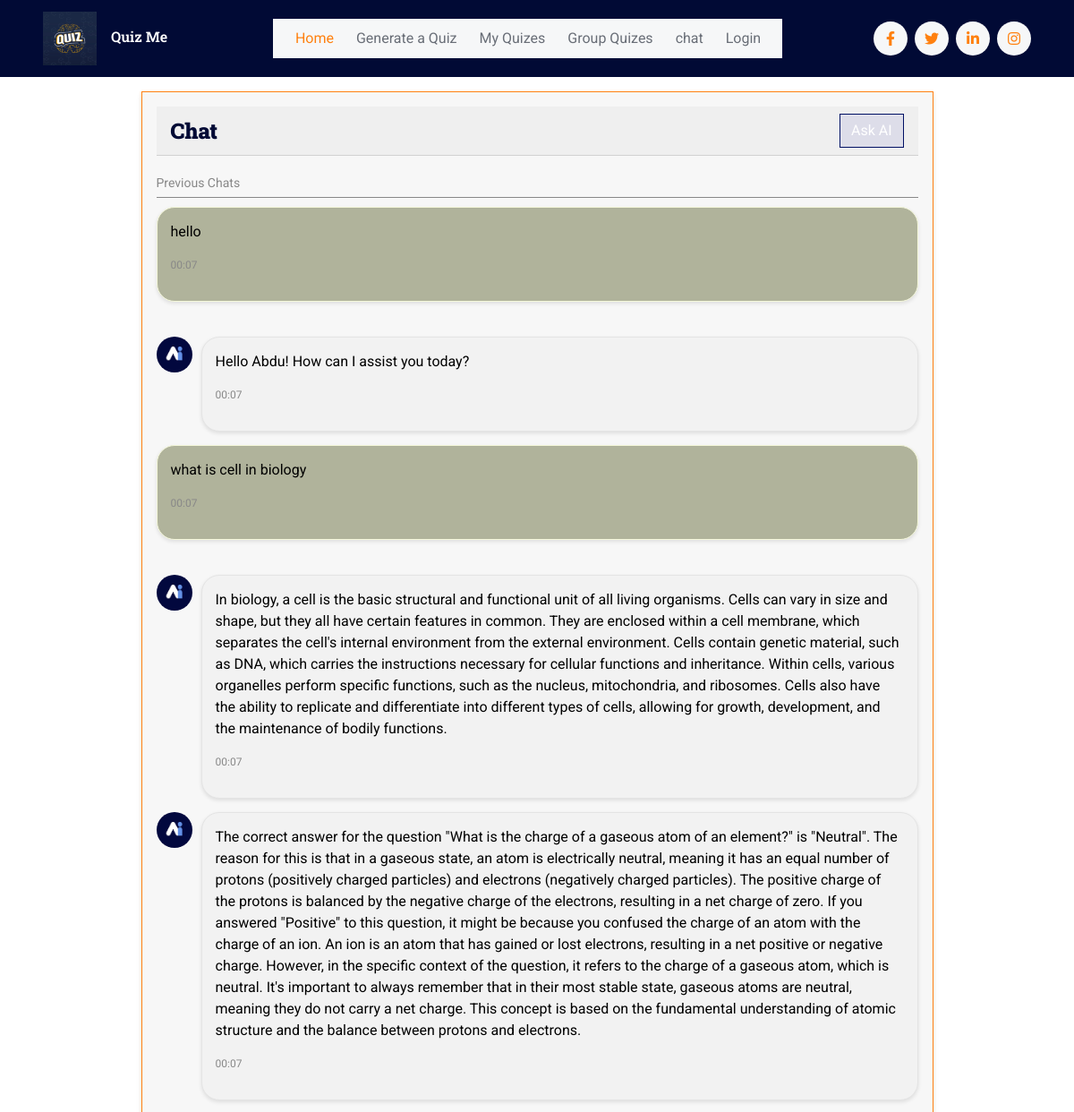
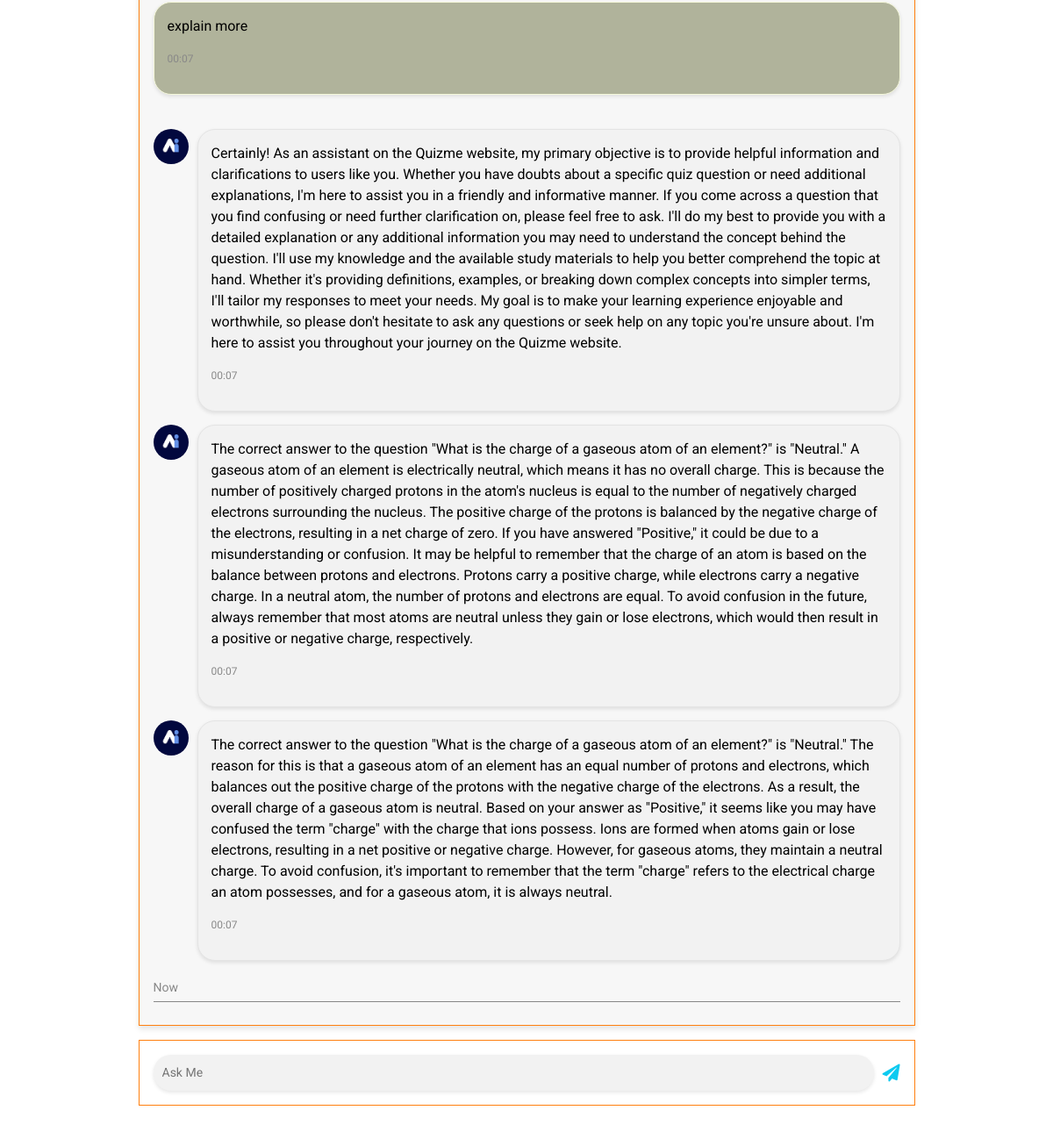
Before: /chat/ (signed in, upper part) with the older database file (2 pictures, top to bottom).
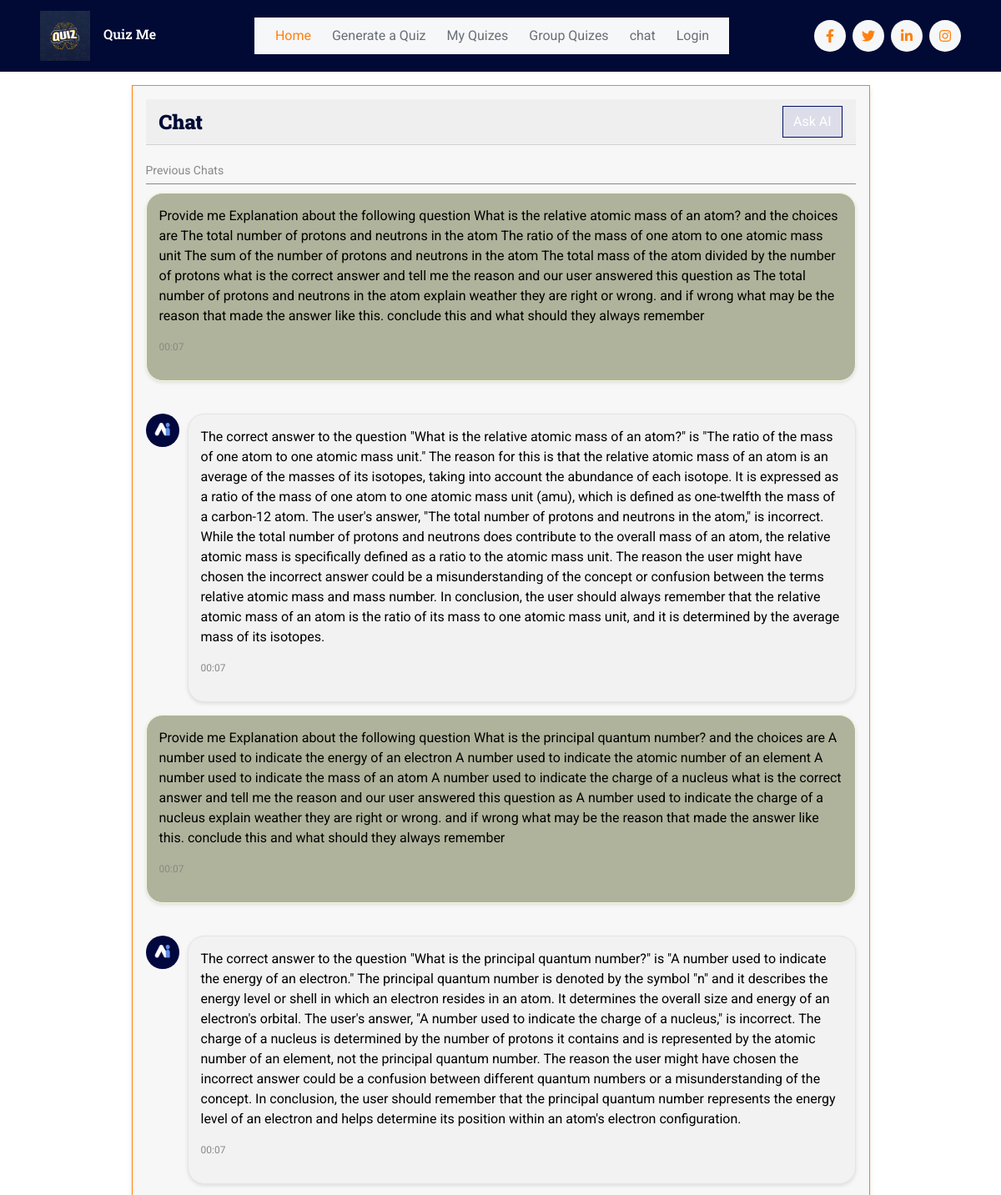
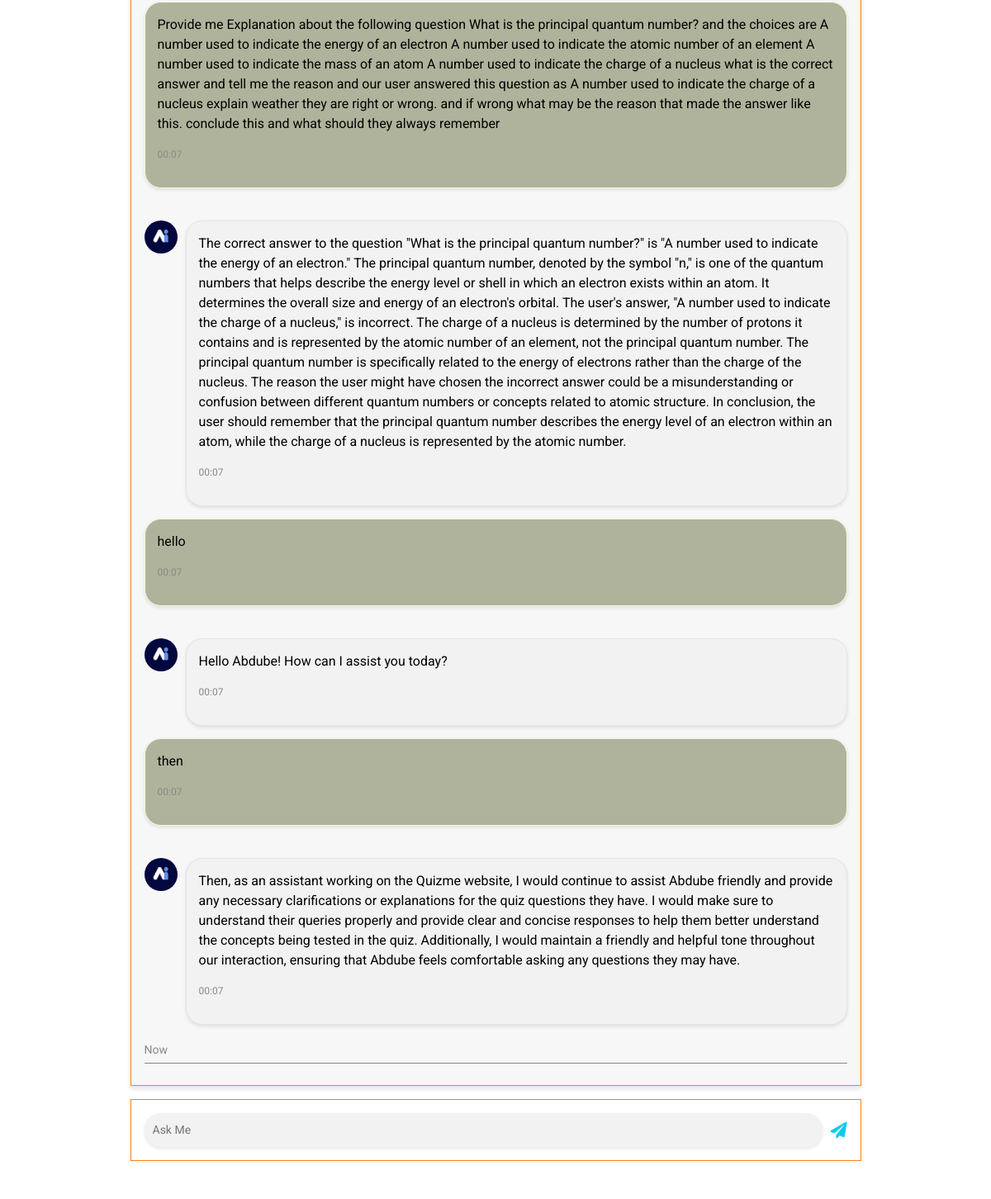
After: the same page with the newer database file (2 pictures, top to bottom).
### quiz_app/models.py (models this page shows, shortened)
class Message(models.Model):
    user = models.ForeignKey(CustomUser, on_delete=models.CASCADE)
    text = models.TextField()
    sent_date = models.DateTimeField(auto_now_add=True)
    is_received = models.BooleanField(default=True)

### quiz_app/views.py (the view, shortened to what this page needs)
# urls.py: path('chat/', views.chat, name="chat"),
@login_required(login_url='login')
def chat(request):
    query = request.GET.get("query")
    user = request.user
    chats = Message.objects.all().filter(user=user).order_by('-sent_date')[:10][::-1]
    response = ""
    return render(request, 'chat2.html', {'prev_chats': chats, 'response': response})

### templates/chat2.html (shortened to what this page needs)
{% extends "index2.html" %}
{% load static %}
{% block content %}
  <link rel="stylesheet" href="{% static 'css/chat.css' %}" />
  <div class="containerr">
    <div id="card" class="ccard border border-primary rounded p-3 mt-3 col-md-9 col-sm-12">
      <div class="card-header">
        <h4 class="card-title"><strong>Chat</strong></h4>
        <a class="btn btn-xs btn-secondary" href="#" data-abc="true">Ask AI</a>
      </div>
      <div class="media media-meta-day">Previous Chats</div>
      {% if prev_chats %}
        {% for chat in prev_chats %}
          {% if chat.is_received %}
            <div class="media media-chat">
              <img class="avatar" src="{% static 'images/AIlogo.png' %}" alt="...">
              <div class="media-body">
                <p>{{ chat.text }}</p>
                <p class="meta"><time datetime="2023">00:07</time></p>
              </div>
            </div>
          {% else %}
            <div class="media media-chat media-chat-reverse">
              <div class="media-body">
                <p>{{ chat.text }}</p>
                <p class="meta"><time datetime="2023">00:07</time></p>
              </div>
            </div>
            <br />
          {% endif %}
        {% endfor %}
      {% endif %}
      <div class="media media-meta-day">Now</div>
    </div>
    <div class="publisher bt-1 border border-primary rounded p-3 mt-3 col-md-9 col-sm-12">
      <input id="prompt" class="publisher-input" type="text" placeholder="Ask Me">
      <a id="submit" class="publisher-btn text-info" href="#" data-abc="true"><i class="fa fa-paper-plane"></i></a>
    </div>
  </div>
{% endblock content %}

Changed rows visible on the page:
no longer on this page (row unchanged): Message: is_received True (drawn), text "Hello Abdu! How can I assist you today?"
no longer on this page (row unchanged): Message: text "what is cell in biology"
no longer on this page (row unchanged): Message: is_received True (drawn), text "In biology, a cell is the basic structural and functional unit of all living organisms. Cells can vary in size and shape, but they all have certain features in common. They are enclosed within a cell membrane, which separates the cell's internal environment from the external environment. Cells contain genetic material, such as DNA, which carries the instructions necessary for cellular functions and inheritance. Within cells, various organelles perform specific functions, such as the nucleus, mitochondria, and ribosomes. Cells also have the ability to replicate and differentiate into different types of cells, allowing for growth, development, and the maintenance of bodily functions."
no longer on this page (row unchanged): Message: is_received True (drawn), text "The correct answer for the question \"What is the charge of a gaseous atom of an element?\" is \"Neutral\". The reason for this is that in a gaseous state, an atom is electrically neutral, meaning it has an equal number of protons (positively charged particles) and electrons (negatively charged particles). The positive charge of the protons is balanced by the negative charge of the electrons, resulting in a net charge of zero. If you answered \"Positive\" to this question, it might be because you confused the charge of an atom with the charge of an ion. An ion is an atom that has gained or lost electrons, resulting in a net positive or negative charge. However, in the specific context of the…"
no longer on this page (row unchanged): Message: text "explain more"
no longer on this page (row unchanged): Message: is_received True (drawn), text "Certainly! As an assistant on the Quizme website, my primary objective is to provide helpful information and clarifications to users like you. Whether you have doubts about a specific quiz question or need additional explanations, I'm here to assist you in a friendly and informative manner. If you come across a question that you find confusing or need further clarification on, please feel free to ask. I'll do my best to provide you with a detailed explanation or any additional information you may need to understand the concept behind the question. I'll use my knowledge and the available study materials to help you better comprehend the topic at hand. Whether it's providing definitions,…"
no longer on this page (row unchanged): Message: is_received True (drawn), text "The correct answer to the question \"What is the charge of a gaseous atom of an element?\" is \"Neutral.\" A gaseous atom of an element is electrically neutral, which means it has no overall charge. This is because the number of positively charged protons in the atom's nucleus is equal to the number of negatively charged electrons surrounding the nucleus. The positive charge of the protons is balanced by the negative charge of the electrons, resulting in a net charge of zero. If you have answered \"Positive,\" it could be due to a misunderstanding or confusion. It may be helpful to remember that the charge of an atom is based on the balance between protons and electrons. Protons carry a positive…"
no longer on this page (row unchanged): Message: is_received True (drawn), text "The correct answer to the question \"What is the charge of a gaseous atom of an element?\" is \"Neutral.\" The reason for this is that a gaseous atom of an element has an equal number of protons and electrons, which balances out the positive charge of the protons with the negative charge of the electrons. As a result, the overall charge of a gaseous atom is neutral. Based on your answer as \"Positive,\" it seems like you may have confused the term \"charge\" with the charge that ions possess. Ions are formed when atoms gain or lose electrons, resulting in a net positive or negative charge. However, for gaseous atoms, they maintain a neutral charge. To avoid confusion, it's important to remember…"
added Message: text "Provide me Explanation about the following question What is the relative atomic mass of an atom? and the choices are The total number of protons and neutrons in the atom The ratio of the mass of one atom to one atomic mass unit The sum of the number of protons and neutrons in the atom The total mass of the atom divided by the number of protons what is the correct answer and tell me the reason and our user answered this question as The total number of protons and neutrons in the atom explain weather they are right or wrong. and if wrong what may be the reason that made the answer like this. conclude this and what should they always remember"
added Message: is_received True (drawn), text "The correct answer to the question \"What is the relative atomic mass of an atom?\" is \"The ratio of the mass of one atom to one atomic mass unit.\" The reason for this is that the relative atomic mass of an atom is an average of the masses of its isotopes, taking into account the abundance of each isotope. It is expressed as a ratio of the mass of one atom to one atomic mass unit (amu), which is defined as one-twelfth the mass of a carbon-12 atom. The user's answer, \"The total number of protons and neutrons in the atom,\" is incorrect. While the total number of protons and neutrons does contribute to the overall mass of an atom, the relative atomic mass is specifically defined as a ratio to…"
added Message: text "Provide me Explanation about the following question What is the principal quantum number? and the choices are A number used to indicate the energy of an electron A number used to indicate the atomic number of an element A number used to indicate the mass of an atom A number used to indicate the charge of a nucleus what is the correct answer and tell me the reason and our user answered this question as A number used to indicate the charge of a nucleus explain weather they are right or wrong. and if wrong what may be the reason that made the answer like this. conclude this and what should they always remember"
added Message: is_received True (drawn), text "The correct answer to the question \"What is the principal quantum number?\" is \"A number used to indicate the energy of an electron.\" The principal quantum number is denoted by the symbol \"n\" and it describes the energy level or shell in which an electron resides in an atom. It determines the overall size and energy of an electron's orbital. The user's answer, \"A number used to indicate the charge of a nucleus,\" is incorrect. The charge of a nucleus is determined by the number of protons it contains and is represented by the atomic number of an element, not the principal quantum number. The reason the user might have chosen the incorrect answer could be a confusion between different quantum…"
added Message: text "Provide me Explanation about the following question What is the principal quantum number? and the choices are A number used to indicate the energy of an electron A number used to indicate the atomic number of an element A number used to indicate the mass of an atom A number used to indicate the charge of a nucleus what is the correct answer and tell me the reason and our user answered this question as A number used to indicate the charge of a nucleus explain weather they are right or wrong. and if wrong what may be the reason that made the answer like this. conclude this and what should they always remember"
added Message: is_received True (drawn), text "The correct answer to the question \"What is the principal quantum number?\" is \"A number used to indicate the energy of an electron.\" The principal quantum number, denoted by the symbol \"n,\" is one of the quantum numbers that helps describe the energy level or shell in which an electron exists within an atom. It determines the overall size and energy of an electron's orbital. The user's answer, \"A number used to indicate the charge of a nucleus,\" is incorrect. The charge of a nucleus is determined by the number of protons it contains and is represented by the atomic number of an element, not the principal quantum number. The principal quantum number is specifically related to the energy of…"
added Message: is_received True (drawn), text "Hello Abdube! How can I assist you today?"
added Message: text "then"
added Message: is_received True (drawn), text "Then, as an assistant working on the Quizme website, I would continue to assist Abdube friendly and provide any necessary clarifications or explanations for the quiz questions they have. I would make sure to understand their queries properly and provide clear and concise responses to help them better understand the concepts being tested in the quiz. Additionally, I would maintain a friendly and helpful tone throughout our interaction, ensuring that Abdube feels comfortable asking any questions they may have."
